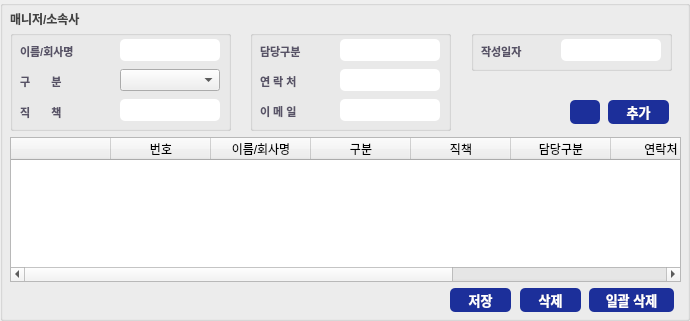
  <widget class="QGroupBox" name="groupBox_contact">
   <property name="geometry">
    <rect>
     <x>605</x>
     <y>20</y>
     <width>690</width>
     <height>321</height>
    </rect>
   </property>
   <property name="title">
    <string/>
   </property>
   <widget class="QLabel" name="label_contact_title">
    <property name="geometry">
     <rect>
      <x>10</x>
      <y>10</y>
      <width>111</width>
      <height>16</height>
     </rect>
    </property>
    <property name="styleSheet">
     <string notr="true">border: none;</string>
    </property>
    <property name="text">
     <string>&lt;html&gt;&lt;head/&gt;&lt;body&gt;&lt;p&gt;&lt;span style=&quot; font-weight:600; color:#424242;&quot;&gt;매니저/소속사&lt;/span&gt;&lt;/p&gt;&lt;/body&gt;&lt;/html&gt;</string>
    </property>
   </widget>
   <widget class="QTableWidget" name="tableWidget_contact">
    <property name="geometry">
     <rect>
      <x>10</x>
      <y>137</y>
      <width>671</width>
      <height>145</height>
     </rect>
    </property>
    <property name="editTriggers">
     <set>QAbstractItemView::DoubleClicked</set>
    </property>
    <column>
     <property name="text">
      <string/>
     </property>
    </column>
    <column>
     <property name="text">
      <string>번호</string>
     </property>
    </column>
    <column>
     <property name="text">
      <string>이름/회사명</string>
     </property>
    </column>
    <column>
     <property name="text">
      <string>구분</string>
     </property>
    </column>
    <column>
     <property name="text">
      <string>직책</string>
     </property>
    </column>
    <column>
     <property name="text">
      <string>담당구분</string>
     </property>
    </column>
    <column>
     <property name="text">
      <string>연락처</string>
     </property>
    </column>
    <column>
     <property name="text">
      <string>이메일</string>
     </property>
    </column>
    <column>
     <property name="text">
      <string>작성일자</string>
     </property>
    </column>
   </widget>
   <widget class="QGroupBox" name="groupBox_contact_1">
    <property name="geometry">
     <rect>
      <x>10</x>
      <y>30</y>
      <width>221</width>
      <height>101</height>
     </rect>
    </property>
    <property name="styleSheet">
     <string notr="true"/>
    </property>
    <property name="title">
     <string/>
    </property>
    <widget class="QComboBox" name="comboBox_contact_gubun">
     <property name="geometry">
      <rect>
       <x>110</x>
       <y>39</y>
       <width>100</width>
       <height>22</height>
      </rect>
     </property>
     <property name="styleSheet">
      <string notr="true"/>
     </property>
     <property name="duplicatesEnabled">
      <bool>false</bool>
     </property>
     <property name="frame">
      <bool>true</bool>
     </property>
    </widget>
    <widget class="QLabel" name="label_contact_gubun">
     <property name="geometry">
      <rect>
       <x>10</x>
       <y>43</y>
       <width>81</width>
       <height>16</height>
      </rect>
     </property>
     <property name="styleSheet">
      <string notr="true">border: none;</string>
     </property>
     <property name="text">
      <string>&lt;html&gt;&lt;head/&gt;&lt;body&gt;&lt;p align=&quot;justify&quot;&gt;&lt;span style=&quot; font-size:8pt; font-weight:600; color:#575266;&quot;&gt;구&amp;nbsp;&amp;nbsp;&amp;nbsp;&amp;nbsp;&amp;nbsp;&amp;nbsp;&amp;nbsp;분&lt;/span&gt;&lt;/p&gt;&lt;/body&gt;&lt;/html&gt;</string>
     </property>
    </widget>
    <widget class="QLabel" name="label_contact_name">
     <property name="geometry">
      <rect>
       <x>10</x>
       <y>13</y>
       <width>81</width>
       <height>16</height>
      </rect>
     </property>
     <property name="styleSheet">
      <string notr="true">border: none;</string>
     </property>
     <property name="text">
      <string>&lt;html&gt;&lt;head/&gt;&lt;body&gt;&lt;p align=&quot;justify&quot;&gt;&lt;span style=&quot; font-size:8pt; font-weight:600; color:#575266;&quot;&gt;이름/회사명&lt;/span&gt;&lt;/p&gt;&lt;/body&gt;&lt;/html&gt;</string>
     </property>
    </widget>
    <widget class="QLineEdit" name="lineEdit_contact_name">
     <property name="geometry">
      <rect>
       <x>110</x>
       <y>9</y>
       <width>100</width>
       <height>22</height>
      </rect>
     </property>
     <property name="styleSheet">
      <string notr="true">background-color: rgb(255, 255, 255);
border-radius: 5px;</string>
     </property>
    </widget>
    <widget class="QLineEdit" name="lineEdit_contact_position">
     <property name="geometry">
      <rect>
       <x>110</x>
       <y>69</y>
       <width>100</width>
       <height>22</height>
      </rect>
     </property>
     <property name="styleSheet">
      <string notr="true">background-color: rgb(255, 255, 255);
border-radius: 5px;</string>
     </property>
    </widget>
    <widget class="QLabel" name="label_contact_position">
     <property name="geometry">
      <rect>
       <x>10</x>
       <y>73</y>
       <width>81</width>
       <height>20</height>
      </rect>
     </property>
     <property name="styleSheet">
      <string notr="true">border: none;</string>
     </property>
     <property name="text">
      <string>&lt;html&gt;&lt;head/&gt;&lt;body&gt;&lt;p align=&quot;justify&quot;&gt;&lt;span style=&quot; font-size:8pt; font-weight:600; color:#575266;&quot;&gt;직&amp;nbsp;&amp;nbsp;&amp;nbsp;&amp;nbsp;&amp;nbsp;&amp;nbsp;&amp;nbsp;책&lt;/span&gt;&lt;/p&gt;&lt;/body&gt;&lt;/html&gt;</string>
     </property>
    </widget>
   </widget>
   <widget class="QGroupBox" name="groupBox_contact_2">
    <property name="geometry">
     <rect>
      <x>250</x>
      <y>30</y>
      <width>201</width>
      <height>101</height>
     </rect>
    </property>
    <property name="styleSheet">
     <string notr="true"/>
    </property>
    <property name="title">
     <string/>
    </property>
    <widget class="QLabel" name="label_contact_mng_gubun">
     <property name="geometry">
      <rect>
       <x>10</x>
       <y>13</y>
       <width>61</width>
       <height>16</height>
      </rect>
     </property>
     <property name="styleSheet">
      <string notr="true">border: none;</string>
     </property>
     <property name="text">
      <string>&lt;html&gt;&lt;head/&gt;&lt;body&gt;&lt;p align=&quot;justify&quot;&gt;&lt;span style=&quot; font-size:8pt; font-weight:600; color:#575266;&quot;&gt;담당구분&lt;/span&gt;&lt;/p&gt;&lt;/body&gt;&lt;/html&gt;</string>
     </property>
    </widget>
    <widget class="QLineEdit" name="lineEdit_contact_mng_gubun">
     <property name="geometry">
      <rect>
       <x>90</x>
       <y>9</y>
       <width>100</width>
       <height>22</height>
      </rect>
     </property>
     <property name="styleSheet">
      <string notr="true">background-color: rgb(255, 255, 255);
border-radius: 5px;</string>
     </property>
    </widget>
    <widget class="QLineEdit" name="lineEdit_contact_email">
     <property name="geometry">
      <rect>
       <x>90</x>
       <y>69</y>
       <width>100</width>
       <height>22</height>
      </rect>
     </property>
     <property name="styleSheet">
      <string notr="true">background-color: rgb(255, 255, 255);
border-radius: 5px;</string>
     </property>
    </widget>
    <widget class="QLabel" name="label_contact_tel">
     <property name="geometry">
      <rect>
       <x>10</x>
       <y>43</y>
       <width>61</width>
       <height>16</height>
      </rect>
     </property>
     <property name="styleSheet">
      <string notr="true">border: none;</string>
     </property>
     <property name="text">
      <string>&lt;html&gt;&lt;head/&gt;&lt;body&gt;&lt;p align=&quot;justify&quot;&gt;&lt;span style=&quot; font-size:8pt; font-weight:600; color:#575266;&quot;&gt;연 락 처&lt;/span&gt;&lt;/p&gt;&lt;/body&gt;&lt;/html&gt;</string>
     </property>
    </widget>
    <widget class="QLineEdit" name="lineEdit_contact_tel">
     <property name="geometry">
      <rect>
       <x>90</x>
       <y>39</y>
       <width>100</width>
       <height>22</height>
      </rect>
     </property>
     <property name="styleSheet">
      <string notr="true">background-color: rgb(255, 255, 255);
border-radius: 5px;</string>
     </property>
    </widget>
    <widget class="QLabel" name="label_contact_email">
     <property name="geometry">
      <rect>
       <x>10</x>
       <y>73</y>
       <width>61</width>
       <height>16</height>
      </rect>
     </property>
     <property name="styleSheet">
      <string notr="true">border: none;</string>
     </property>
     <property name="text">
      <string>&lt;html&gt;&lt;head/&gt;&lt;body&gt;&lt;p align=&quot;justify&quot;&gt;&lt;span style=&quot; font-size:8pt; font-weight:600; color:#575266;&quot;&gt;이 메 일&lt;/span&gt;&lt;/p&gt;&lt;/body&gt;&lt;/html&gt;</string>
     </property>
    </widget>
   </widget>
   <widget class="QGroupBox" name="groupBox_contact_3">
    <property name="geometry">
     <rect>
      <x>471</x>
      <y>30</y>
      <width>201</width>
      <height>41</height>
     </rect>
    </property>
    <property name="styleSheet">
     <string notr="true"/>
    </property>
    <property name="title">
     <string/>
    </property>
    <widget class="QLineEdit" name="lineEdit_contact_data_date">
     <property name="geometry">
      <rect>
       <x>90</x>
       <y>9</y>
       <width>100</width>
       <height>22</height>
      </rect>
     </property>
     <property name="styleSheet">
      <string notr="true">background-color: rgb(255, 255, 255);
border-radius: 5px;</string>
     </property>
    </widget>
    <widget class="QLabel" name="label_contact_data_date">
     <property name="geometry">
      <rect>
       <x>10</x>
       <y>13</y>
       <width>61</width>
       <height>16</height>
      </rect>
     </property>
     <property name="styleSheet">
      <string notr="true">border: none;</string>
     </property>
     <property name="text">
      <string>&lt;html&gt;&lt;head/&gt;&lt;body&gt;&lt;p align=&quot;justify&quot;&gt;&lt;span style=&quot; font-size:8pt; font-weight:600; color:#575266;&quot;&gt;작성일자&lt;/span&gt;&lt;/p&gt;&lt;/body&gt;&lt;/html&gt;</string>
     </property>
    </widget>
   </widget>
   <widget class="QPushButton" name="btn_contact_insert">
    <property name="geometry">
     <rect>
      <x>608</x>
      <y>100</y>
      <width>61</width>
      <height>24</height>
     </rect>
    </property>
    <property name="cursor">
     <cursorShape>PointingHandCursor</cursorShape>
    </property>
    <property name="styleSheet">
     <string notr="true">font: 13px;
font-weight: bold;
background-color: rgb(28, 47, 154);
color: white;
border-radius: 5px;
cursor: pointer;</string>
    </property>
    <property name="text">
     <string>추가</string>
    </property>
   </widget>
   <widget class="QPushButton" name="btn_contact_all_delete">
    <property name="geometry">
     <rect>
      <x>589</x>
      <y>288</y>
      <width>85</width>
      <height>24</height>
     </rect>
    </property>
    <property name="cursor">
     <cursorShape>PointingHandCursor</cursorShape>
    </property>
    <property name="styleSheet">
     <string notr="true">font: 13px;
font-weight: bold;
background-color: rgb(28, 47, 154);
color: white;
border-radius: 5px;
cursor: pointer;</string>
    </property>
    <property name="text">
     <string>일괄 삭제</string>
    </property>
   </widget>
   <widget class="QPushButton" name="btn_contact_delete">
    <property name="geometry">
     <rect>
      <x>520</x>
      <y>288</y>
      <width>61</width>
      <height>24</height>
     </rect>
    </property>
    <property name="cursor">
     <cursorShape>PointingHandCursor</cursorShape>
    </property>
    <property name="styleSheet">
     <string notr="true">font: 13px;
font-weight: bold;
background-color: rgb(28, 47, 154);
color: white;
border-radius: 5px;
cursor: pointer;</string>
    </property>
    <property name="text">
     <string>삭제</string>
    </property>
   </widget>
   <widget class="QPushButton" name="btn_contact_update">
    <property name="geometry">
     <rect>
      <x>450</x>
      <y>288</y>
      <width>61</width>
      <height>24</height>
     </rect>
    </property>
    <property name="cursor">
     <cursorShape>PointingHandCursor</cursorShape>
    </property>
    <property name="styleSheet">
     <string notr="true">font: 13px;
font-weight: bold;
background-color: rgb(28, 47, 154);
color: white;
border-radius: 5px;
cursor: pointer;</string>
    </property>
    <property name="text">
     <string>저장</string>
    </property>
   </widget>
   <widget class="QPushButton" name="btn_contact_init">
    <property name="geometry">
     <rect>
      <x>570</x>
      <y>100</y>
      <width>30</width>
      <height>24</height>
     </rect>
    </property>
    <property name="cursor">
     <cursorShape>PointingHandCursor</cursorShape>
    </property>
    <property name="styleSheet">
     <string notr="true">font: 13px;
font-weight: bold;
background-color: rgb(28, 47, 154);
color: white;
border-radius: 5px;
cursor: pointer;</string>
    </property>
    <property name="text">
     <string/>
    </property>
   </widget>
  </widget>
